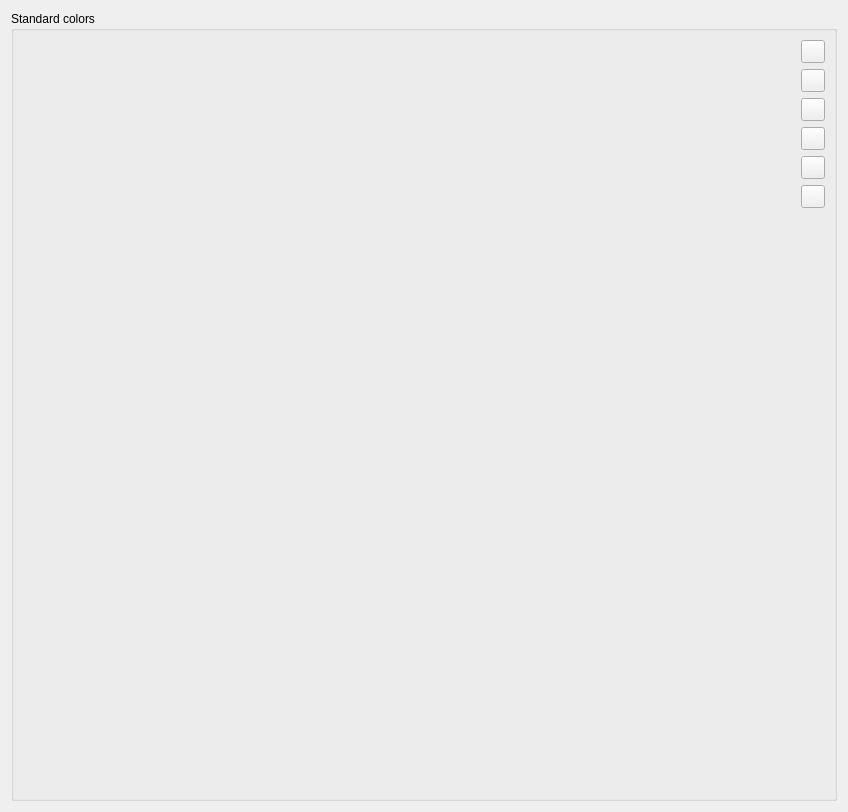
             <widget class="QWidget" name="scrollAreaWidgetContents">
              <property name="geometry">
               <rect>
                <x>0</x>
                <y>0</y>
                <width>848</width>
                <height>812</height>
               </rect>
              </property>
              <layout class="QHBoxLayout" name="horizontalLayout_46">
               <item>
                <widget class="QgsCollapsibleGroupBox" name="groupBox_7">
                 <property name="title">
                  <string>Standard colors</string>
                 </property>
                 <layout class="QGridLayout" name="gridLayout_12">
                  <item row="3" column="1">
                   <widget class="QToolButton" name="mButtonPasteColors">
                    <property name="toolTip">
                     <string>Paste colors</string>
                    </property>
                    <property name="text">
                     <string/>
                    </property>
                    <property name="icon">
                     <iconset resource="../../images/images.qrc">
                      <normaloff>:/images/themes/default/mActionEditPaste.svg</normaloff>:/images/themes/default/mActionEditPaste.svg</iconset>
                    </property>
                   </widget>
                  </item>
                  <item row="5" column="1">
                   <widget class="QToolButton" name="mButtonExportColors">
                    <property name="toolTip">
                     <string>Export colors</string>
                    </property>
                    <property name="text">
                     <string/>
                    </property>
                    <property name="icon">
                     <iconset resource="../../images/images.qrc">
                      <normaloff>:/images/themes/default/mActionFileSave.svg</normaloff>:/images/themes/default/mActionFileSave.svg</iconset>
                    </property>
                   </widget>
                  </item>
                  <item row="0" column="1">
                   <widget class="QToolButton" name="mButtonAddColor">
                    <property name="toolTip">
                     <string>Add color</string>
                    </property>
                    <property name="text">
                     <string/>
                    </property>
                    <property name="icon">
                     <iconset resource="../../images/images.qrc">
                      <normaloff>:/images/themes/default/symbologyAdd.svg</normaloff>:/images/themes/default/symbologyAdd.svg</iconset>
                    </property>
                   </widget>
                  </item>
                  <item row="1" column="1">
                   <widget class="QToolButton" name="mButtonRemoveColor">
                    <property name="toolTip">
                     <string>Remove color</string>
                    </property>
                    <property name="text">
                     <string/>
                    </property>
                    <property name="icon">
                     <iconset resource="../../images/images.qrc">
                      <normaloff>:/images/themes/default/symbologyRemove.svg</normaloff>:/images/themes/default/symbologyRemove.svg</iconset>
                    </property>
                   </widget>
                  </item>
                  <item row="6" column="1">
                   <spacer name="verticalSpacer_12">
                    <property name="orientation">
                     <enum>Qt::Vertical</enum>
                    </property>
                    <property name="sizeHint" stdset="0">
                     <size>
                      <width>20</width>
                      <height>40</height>
                     </size>
                    </property>
                   </spacer>
                  </item>
                  <item row="2" column="1">
                   <widget class="QToolButton" name="mButtonCopyColors">
                    <property name="toolTip">
                     <string>Copy colors</string>
                    </property>
                    <property name="text">
                     <string/>
                    </property>
                    <property name="icon">
                     <iconset resource="../../images/images.qrc">
                      <normaloff>:/images/themes/default/mActionEditCopy.svg</normaloff>:/images/themes/default/mActionEditCopy.svg</iconset>
                    </property>
                   </widget>
                  </item>
                  <item row="4" column="1">
                   <widget class="QToolButton" name="mButtonImportColors">
                    <property name="toolTip">
                     <string>Import colors from file</string>
                    </property>
                    <property name="text">
                     <string/>
                    </property>
                    <property name="icon">
                     <iconset resource="../../images/images.qrc">
                      <normaloff>:/images/themes/default/mActionFileOpen.svg</normaloff>:/images/themes/default/mActionFileOpen.svg</iconset>
                    </property>
                   </widget>
                  </item>
                  <item row="0" column="0" rowspan="8">
                   <widget class="QgsColorSchemeList" name="mTreeCustomColors" native="true">
                    <property name="focusPolicy">
                     <enum>Qt::StrongFocus</enum>
                    </property>
                   </widget>
                  </item>
                 </layout>
                </widget>
               </item>
              </layout>
             </widget>
